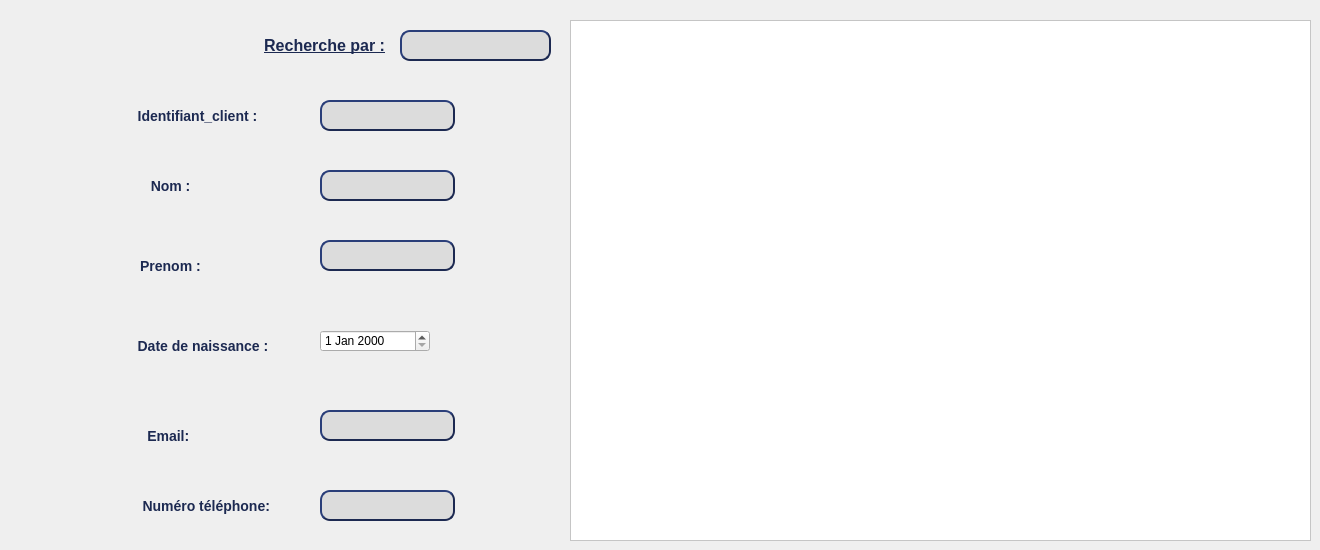
      <widget class="QWidget" name="tab_3">
       <attribute name="title">
        <string>CLIENT</string>
       </attribute>
       <widget class="QLabel" name="recherche">
        <property name="geometry">
         <rect>
          <x>-30</x>
          <y>20</y>
          <width>421</width>
          <height>51</height>
         </rect>
        </property>
        <property name="styleSheet">
         <string notr="true">QLabel

{
	image: url(:/files/2.png);
color: #1C2951;
 border-style: outset;
     font: bold 16px;
     min-width: 8em;
     padding: 6px;


}
</string>
        </property>
        <property name="text">
         <string>&lt;html&gt;&lt;head/&gt;&lt;body&gt;&lt;p align=&quot;right&quot;&gt;&lt;span style=&quot; font-size:12pt; text-decoration: underline;&quot;&gt;Recherche par :&lt;/span&gt;&lt;/p&gt;&lt;/body&gt;&lt;/html&gt;</string>
        </property>
       </widget>
       <widget class="QLabel" name="id_C">
        <property name="geometry">
         <rect>
          <x>-70</x>
          <y>90</y>
          <width>361</width>
          <height>51</height>
         </rect>
        </property>
        <property name="styleSheet">
         <string notr="true">QLabel


{

image: url(:/files/2.png);

color: #1C2951;
 border-style: outset;
     font: bold 14px;
     min-width: 8em;
     padding: 6px;


}
</string>
        </property>
        <property name="text">
         <string>                                                   Identifiant_client :</string>
        </property>
       </widget>
       <widget class="QLabel" name="nom">
        <property name="geometry">
         <rect>
          <x>40</x>
          <y>160</y>
          <width>171</width>
          <height>51</height>
         </rect>
        </property>
        <property name="styleSheet">
         <string notr="true">QLabel


{

image: url(:/files/2.png);

color: #1C2951;
 border-style: outset;
     font: bold 14px;
     min-width: 8em;
     padding: 6px;


}
</string>
        </property>
        <property name="text">
         <string>                          Nom :</string>
        </property>
       </widget>
       <widget class="QLabel" name="prenom_7">
        <property name="geometry">
         <rect>
          <x>10</x>
          <y>240</y>
          <width>211</width>
          <height>51</height>
         </rect>
        </property>
        <property name="styleSheet">
         <string notr="true">QLabel


{

image: url(:/files/2.png);

color: #1C2951;
 border-style: outset;
     font: bold 14px;
     min-width: 8em;
     padding: 6px;


}
</string>
        </property>
        <property name="text">
         <string>                               Prenom :</string>
        </property>
       </widget>
       <widget class="QLabel" name="date_naisance">
        <property name="geometry">
         <rect>
          <x>-70</x>
          <y>320</y>
          <width>361</width>
          <height>51</height>
         </rect>
        </property>
        <property name="styleSheet">
         <string notr="true">QLabel


{

image: url(:/files/2.png);

color: #1C2951;
 border-style: outset;
     font: bold 14px;
     min-width: 8em;
     padding: 6px;


}
</string>
        </property>
        <property name="text">
         <string>                                                   Date de naissance :</string>
        </property>
       </widget>
       <widget class="QLineEdit" name="id_client">
        <property name="geometry">
         <rect>
          <x>320</x>
          <y>100</y>
          <width>135</width>
          <height>31</height>
         </rect>
        </property>
        <property name="styleSheet">
         <string notr="true"> QLineEdit {
     background-color:#DCDCDC;
     border-style: outset;
     border-width: 2px;
     border-radius: 10px;
     border-color: #1C2951;
     font: bold 14px;
     min-width: 7em;
     padding: 6px;
}
 QLineEdit {
     image: url(myindicator.png);
 }

</string>
        </property>
       </widget>
       <widget class="QLineEdit" name="nom_client">
        <property name="geometry">
         <rect>
          <x>320</x>
          <y>170</y>
          <width>135</width>
          <height>31</height>
         </rect>
        </property>
        <property name="styleSheet">
         <string notr="true"> QLineEdit {
     background-color:#DCDCDC;
     border-style: outset;
     border-width: 2px;
     border-radius: 10px;
     border-color:#1C2951;
     font: bold 14px;
     min-width: 7em;
     padding: 6px;
}
 QLineEdit {
     image: url(myindicator.png);
 }
</string>
        </property>
       </widget>
       <widget class="QLineEdit" name="prenom_client">
        <property name="geometry">
         <rect>
          <x>320</x>
          <y>240</y>
          <width>135</width>
          <height>31</height>
         </rect>
        </property>
        <property name="styleSheet">
         <string notr="true"> QLineEdit {
     background-color:#DCDCDC;
     border-style: outset;
     border-width: 2px;
     border-radius: 10px;
     border-color: #1C2951;
     font: bold 14px;
     min-width: 7em;
     padding: 6px;
}
 QLineEdit {
     image: url(myindicator.png);
 }
</string>
        </property>
       </widget>
       <widget class="QTableView" name="table_client">
        <property name="geometry">
         <rect>
          <x>570</x>
          <y>20</y>
          <width>741</width>
          <height>521</height>
         </rect>
        </property>
        <property name="styleSheet">
         <string notr="true">background-color: rgb(255, 255, 255);</string>
        </property>
       </widget>
       <widget class="QLineEdit" name="recherche_client">
        <property name="geometry">
         <rect>
          <x>400</x>
          <y>30</y>
          <width>151</width>
          <height>31</height>
         </rect>
        </property>
        <property name="styleSheet">
         <string notr="true"> QLineEdit {
     background-color:#DCDCDC;
     border-style: outset;
     border-width: 2px;
     border-radius: 10px;
     border-color: #1C2951;
     font: bold 14px;
     min-width: 7em;
     padding: 6px;
}
 QLineEdit {
     image: url(myindicator.png);
 }
</string>
        </property>
       </widget>
       <widget class="QDateEdit" name="date_n_client">
        <property name="geometry">
         <rect>
          <x>320</x>
          <y>330</y>
          <width>110</width>
          <height>22</height>
         </rect>
        </property>
       </widget>
       <widget class="QLabel" name="test_client">
        <property name="geometry">
         <rect>
          <x>465</x>
          <y>129</y>
          <width>111</width>
          <height>21</height>
         </rect>
        </property>
        <property name="text">
         <string/>
        </property>
       </widget>
       <widget class="QLabel" name="email">
        <property name="geometry">
         <rect>
          <x>-10</x>
          <y>410</y>
          <width>261</width>
          <height>51</height>
         </rect>
        </property>
        <property name="styleSheet">
         <string notr="true">QLabel


{

image: url(:/files/2.png);

color: #1C2951;
 border-style: outset;
     font: bold 14px;
     min-width: 8em;
     padding: 6px;


}
</string>
        </property>
        <property name="text">
         <string>                                      Email:</string>
        </property>
       </widget>
       <widget class="QLabel" name="num_tel">
        <property name="geometry">
         <rect>
          <x>-100</x>
          <y>480</y>
          <width>441</width>
          <height>51</height>
         </rect>
        </property>
        <property name="styleSheet">
         <string notr="true">QLabel


{

image: url(:/files/2.png);

color: #1C2951;
 border-style: outset;
     font: bold 14px;
     min-width: 8em;
     padding: 6px;


}
</string>
        </property>
        <property name="text">
         <string>                                                            Numéro téléphone:</string>
        </property>
       </widget>
       <widget class="QLineEdit" name="email_client">
        <property name="geometry">
         <rect>
          <x>320</x>
          <y>410</y>
          <width>135</width>
          <height>31</height>
         </rect>
        </property>
        <property name="styleSheet">
         <string notr="true"> QLineEdit {
     background-color:#DCDCDC;
     border-style: outset;
     border-width: 2px;
     border-radius: 10px;
     border-color: #1C2951;
     font: bold 14px;
     min-width: 7em;
     padding: 6px;
}
 QLineEdit {
     image: url(myindicator.png);
 }
</string>
        </property>
       </widget>
       <widget class="QLineEdit" name="tel_client">
        <property name="geometry">
         <rect>
          <x>320</x>
          <y>490</y>
          <width>135</width>
          <height>31</height>
         </rect>
        </property>
        <property name="styleSheet">
         <string notr="true"> QLineEdit {
     background-color:#DCDCDC;
     border-style: outset;
     border-width: 2px;
     border-radius: 10px;
     border-color: #1C2951;
     font: bold 14px;
     min-width: 7em;
     padding: 6px;
}
 QLineEdit {
     image: url(myindicator.png);
 }
</string>
        </property>
       </widget>
      </widget>
